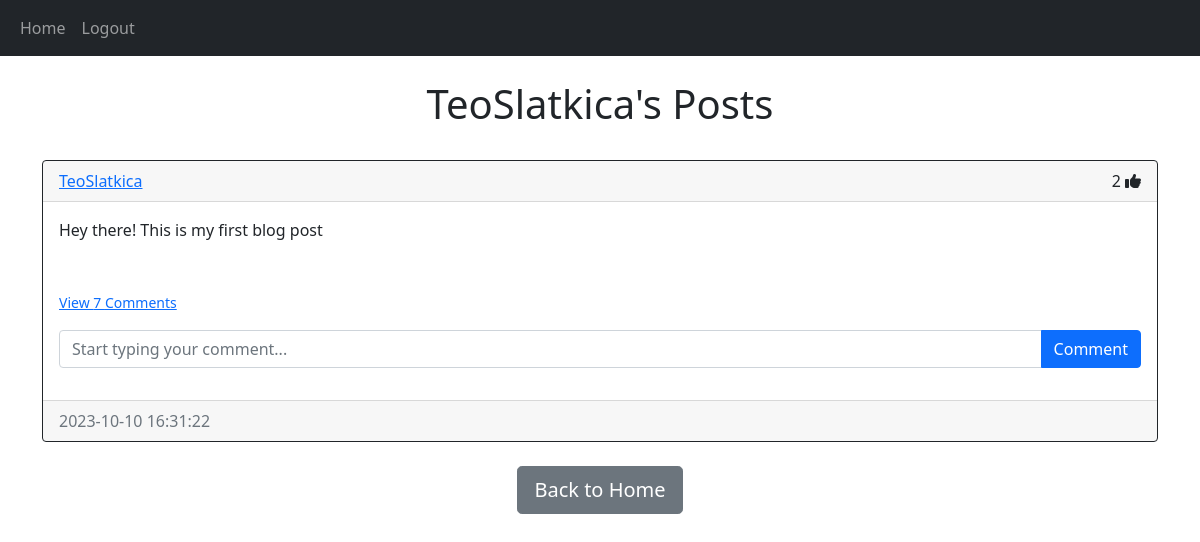
The app's page /posts/TeoSlatkica (signed in) with its own data.
### website/models.py (models this page shows)
class User(db.Model, UserMixin): # model of the table
    id = db.Column(db.Integer, primary_key=True)
    email = db.Column(db.String(50), unique=True) # maximum lenght is 50 characters
    username = db.Column(db.String(20), unique=True)
    password = db.Column(db.String(50))
    date_created = db.Column(db.DateTime(timezone=True), default=func.now()) # func.now gives the current time
    posts = db.relationship('Post', backref='user', passive_deletes=True)
    comments = db.relationship('Comment', backref='user', passive_deletes=True)
    likes = db.relationship('Like', backref='user', passive_deletes=True)

class Post(db.Model):
    id = db.Column(db.Integer, primary_key=True)
    text = db.Column(db.Text, nullable=False)
    date_created = db.Column(db.DateTime(timezone=True), default=func.now())
    author = db.Column(db.Integer, db.ForeignKey('user.id', ondelete="CASCADE"), nullable=False) # if you do not put foreign key you could have posts from user that is deleted
    comments = db.relationship('Comment', backref='post', passive_deletes=True)
    likes = db.relationship('Like', backref='post', passive_deletes=True)

### website/views.py (the view)
@views.route("/posts/<username>")
@login_required
def posts(username):
    current_user = User.query.filter_by(username=username).first()
    if not current_user:
        flash('No user with that username exists.', category='error')
        return redirect(url_for('views.home'))
    return render_template("posts.html", user=current_user, posts=current_user.posts, username=username)

### website/__init__.py (called while the page is built)
def create_app():
    app = Flask(__name__)
    app.config['SECRET_KEY'] = "helloworld"
    app.config['SQLALCHEMY_DATABASE_URI'] = f'sqlite:///{DB_NAME}'
    db.init_app(app) # initialise the database with Flask application
    from .views import views
    from .auth import auth
    app.register_blueprint(views, url_prefix="/")
    app.register_blueprint(auth, url_prefix="/")
    from .models import User, Post, Comment, Like # before creating database we want our models to be imported individually
    create_database(app)
    login_manager = LoginManager()
    login_manager.login_view = "auth.login" # where to redirect users who are not logged in and try to access the page
    login_manager.init_app(app)
    @login_manager.user_loader
    def load_user(id):
        return User.query.get(int(id))
    return app

### website/templates/posts.html (shortened to what this page needs)
{% extends "posts_div.html" %}
{% block header %}{{username}}'s Posts{% endblock %}
{% block footer %}
    <div align="center">
        <a href="/home"><button type="button" class="btn btn-secondary btn-lg">Back to Home</button></a>
    </div>
{% endblock %}

### website/templates/posts_div.html (shortened to what this page needs)
{% extends "base.html" %}
{% block content %}
<br/>
<h1 align="center">{% block header %}Latest Blog Posts{% endblock %}</h1>
<br id="posts">
{% for post in posts %}
<div class="card border-dark">
    <div class="card-header d-flex justify-content-between align-items-center">
        <a href="/posts/{{post.user.username}}">{{post.user.username}}</a>
        <div>
        <span id="likes-count-{{post.id}}">{{post.likes|length}}</span>
        {% if current_user.id in post.likes|map(attribute="author")|list %}
            <i class="fa-solid fa-thumbs-up" id="like-button-{{post.id}}" onclick="like({{post.id}})"></i>
        {% else %}
            <i class="fa-regular fa-thumbs-up" id="like-button-{{post.id}}" onclick="like({{post.id}})"></i></a>
        {% endif %}
        </div>
    </div>
    <div class="card-body">
        <div class="card-text">{{ post.text }}</div>
        <br/>
        <br/>
        <p class="card-text">
        {% if post.comments|length > 0 %}
            <a data-bs-toggle="collapse" href="#comments-{{post.id}}" role="button"><small>View {{post.comments|length}} Comments</small></a>
        {% else %}
            <small class="text-muted">No Comments</small>
        {% endif %}
        </p>
        <form class="input-group mb-3" method="POST" action="/create-comment/{{post.id}}">
            <input type="text" id="text" name="text" class="form-control" placeholder="Start typing your comment...">
            <button type="submit" class="btn btn-primary">Comment</button>
        </form>
    </div>
    <div class="card-footer text-muted">{{ post.date_created }}</div>
</div>
<br />
{% endfor %}
</div>
{% block footer %}{% endblock %}
{% endblock %}

### website/templates/base.html (shortened to what this page needs)
<!DOCTYPE html>
<html lang="en">
<head>
    <link
        href="https://cdn.jsdelivr.net/npm/bootstrap@5.1.3/dist/css/bootstrap.min.css" rel="stylesheet"
>
</head>
<body>
    <nav class="navbar navbar-expand-lg navbar-dark bg-dark">
        <div class="container-fluid">
            <div class="collapse navbar-collapse" id="navbar">
                <div class="navbar-nav">
                <a class="nav-item nav-link" href="/home">Home</a>
                {% if current_user.is_authenticated %}
                    <a class="nav-item nav-link" href="/logout">Logout</a>
                    {% else %}
                    <a class="nav-item nav-link" href="/login">Login</a>
                    <a class="nav-item nav-link" href="/sign-up">Sign Up</a>
                {% endif %}
                </div>
            </div>
        </div>
    </nav>
    <div class="container">{% block content %}{% endblock %}</div>
</body>
</html>

### records on screen
User: username "TeoSlatkica"
Post: user.username "TeoSlatkica", likes|length "2", text "Hey there! This is my first blog post", comments|length "7", date_created "2023-10-10 16:31:22"
